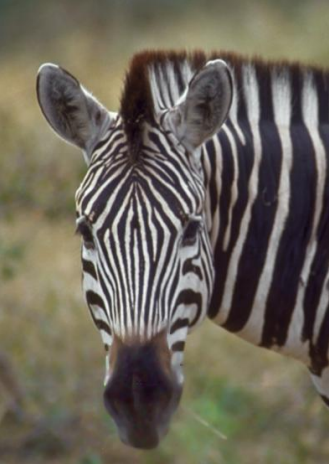
%> input picture Code in progress/slike/zebra.png, 329 x 464 px
$ octave Sharpening_model_nudge_flow.m   (GNU Octave 9; MATLAB toolbox functions it lacks are replaced by stand-ins)
%> lines starting %> are read from the running program, lines starting %| are printed output that depends on the picture

# Inicialisation

im_1 = [0.1 0.1 0.1 0.1 0.1 0.1;
0.1 0.1 0.1 0.1 0.1 0.6;
0.1 0.1 0.1 0.1 0.6 0.6;
0.1 0.1 0.1 0.9 0.6 0.6;
0.1 0.1 0.9 0.9 0.6 0.6;
0.1 0.9 0.9 0.9 0.6 0.6];

im_2 = [0.1 0.2 0.3 0.4 0.5 0.6;
0.1 0.2 0.3 0.4 0.5 0.6;
0.1 0.2 0.3 0.4 0.5 0.6;
0.9 0.9 0.9 0.6 0.6 0.6;
0.9 0.9 0.9 0.6 0.6 0.6;
0.9 0.9 0.9 0.6 0.6 0.6];

im_3 = imread('slike/zebra.png');
%> im_3 is the input picture: size 464x329x3 uint8; mean R, G, B 107.7, 101.6, 89.4
im_3 = im_3(150:200, 50:100);
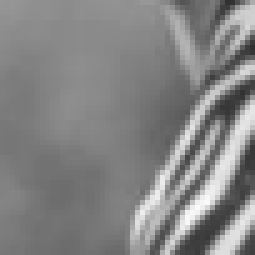
%> im_3: size 51x51 uint8 (shown 5 times larger); min 48, max 250, mean 132

im_4 = imread('slike/Rachel.png');
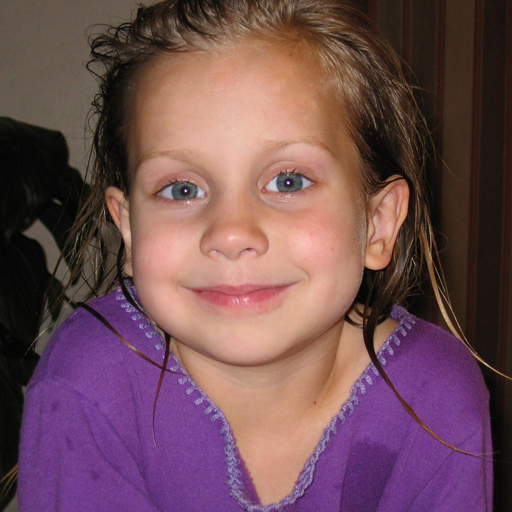
%> input picture Code in progress/slike/Rachel.png, 512 x 512 px
%> im_4 is the input picture: size 512x512x3 uint8; mean R, G, B 112.8, 78.2, 84.9
#im_4 = im_4(200:300, 200:300);

im_5 = [0.6 0.5 0.4 0.3
0.5 0.4 0.3 0.2
0.4 0.3 0.2 0.1
0.3 0.2 0.1 0.0] + 0.2;

# Test sharp model meshing

im_b2 = [0 0 0 255 255 255
0 0 0 255 255 255
0 0 0 255 255 255
0 0 0 255 255 255
0 0 0 255 255 255
1 1 1 255 255 255];

im_b4 = [50 50 50 150 150 150
50 50 50 150 150 150
50 50 50 150 150 150
50 50 50 150 150 150
50 50 50 150 150 150
50 50 50 150 150 150];

im_c = [0.1 0.1 0.3 0.7 0.9 0.9
0.1 0.1 0.3 0.7 0.9 0.9
0.1 0.1 0.3 0.7 0.9 0.9
0.1 0.1 0.3 0.7 0.9 0.9
0.1 0.1 0.3 0.7 0.9 0.9
0.1 0.1 0.3 0.7 0.9 0.9];

im_org = im_b4;
if max(max(im_org)) > 140
  mini = 0;
  maxi = 255;
else
  mini = 0;
  maxi = 1;
endif

# --- init ---

if ndims(im_org) == 3
  im_org = rgb2gray(im_org);
  disp('Job done: piksel to gray');
end

magfactorx = 2;
magfactory = 2;

[imhight, imwidth, _] = size(im_org);
magimageheight = floor(imhight*magfactory);
magimagewidth = floor(imwidth*magfactorx);
im_mag = imresize(im_org, [magimageheight, magimagewidth], "bilinear");
im_mag = double(im_mag);

# -------------------------------------
# -------- Sharpening model -----------
# ----- Calculating nudge flow --------
# -------------------------------------

tic;
im_bicubic = im_mag;
im_sharp_new = im_mag;
alpha = 7;

[im_hight, im_width, _] = size(im_org);
[immag_hight, immag_width, _] = size(im_mag);

for fake_loop = 1 : 1

  # Potrebujemo verzijo ki se spreminja in verzijo, ki se ohranja

  im_sharp = im_sharp_new;

  # Izračun odvodov

  [Dx, Dy] = gradient(im_sharp);
  [Dxy, Dyy] = gradient(Dy);
  Dxx = gradient(Dx);

  # calculate our DValues [sharpening values]
  nudge_flow = ones(immag_hight, immag_width);
  for i = 2 : immag_width - 1
    for j = 2 : immag_hight - 1

      # calculate Iww using local derivatives
      xval = Dx(j, i);
      yval = Dy(j, i);
      xyval = Dxy(j, i);
      xxval = Dxx(j, i);
      yyval = Dyy(j, i);
      # the second derivatives in the direction of the gradient
      iwwval = xval*xval*xxval + 2.0*xval*yval*xyval + yval*yval*yyval;

      # calculate possible upwind derivatives
      dxpos = im_sharp(j, i + 1) - im_sharp(j, i);
      dxneg = im_sharp(j, i) - im_sharp(j, i - 1);
      dypos = im_sharp(j + 1, i) - im_sharp(j, i);
      dyneg = im_sharp(j, i) - im_sharp(j - 1, i);

      if dxpos * dxneg <= 0
        #don’t move
        xval = 0;
      elseif iwwval * dxpos >= 0
        xval = dxpos;
      else
        xval = dxneg;
      end

      if dypos * dyneg <= 0
        #don’t move
        yval = 0;
      elseif iwwval * dypos >= 0
        yval = dypos;
      else
        yval = dyneg;
      end

      # calculate the gradient magnitude from the upwind derivatives
      gradmag = sqrt( (xval * xval) + (yval * yval) );

      # gradmag needs to have oposite sign of the iwwval sign
      if iwwval > 0
        gradmag *= -1;
      elseif iwwval == 0
        gradmag = 0.0;
      end

      # Vrednosti popravljana pikslov, da se probližuje vrednosti proč od roba.
      nudge_flow(j, i) = gradmag; # min(gradmag, max_slope);
      im_sharp_new(j, i) += nudge_flow(j, i);

      # normalizacija slike (Ali je potrebna, ko imamo max_slope? Ne)
      #im_sharp_new(j, i) = min(im_sharp_new(j, i), maxi);
      #im_sharp_new(j, i) = max(im_sharp_new(j, i), mini);

    endfor
  endfor

endfor # fake loop

timeElapsed = toc;
disp("Time:");
disp(timeElapsed);

figure;
subplot(2, 2, 1);
title("Original")
imshow(im_org, [mini, maxi]);
subplot(2, 2, 2);
imshow(im_bicubic, [mini, maxi]);
subplot(2, 2, 3);
imshow(im_sharp_new, [mini, maxi]);
subplot(2, 2, 4);
imshow(nudge_flow, []);
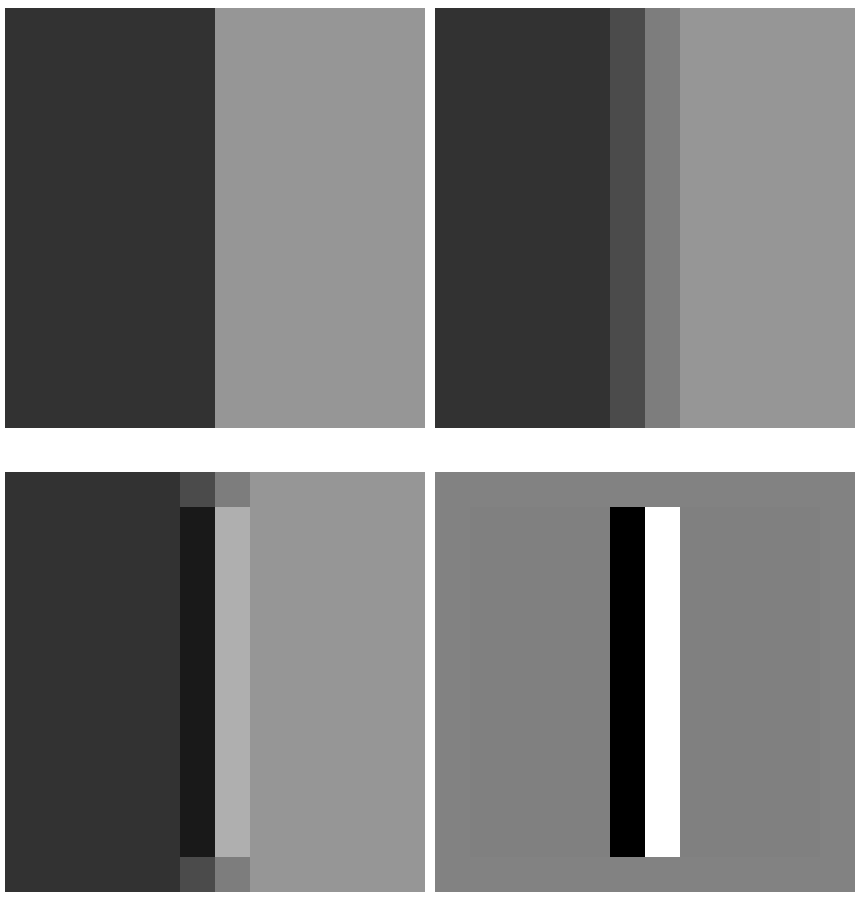
%> figure redrawn from the program's plot data, 4 panels
